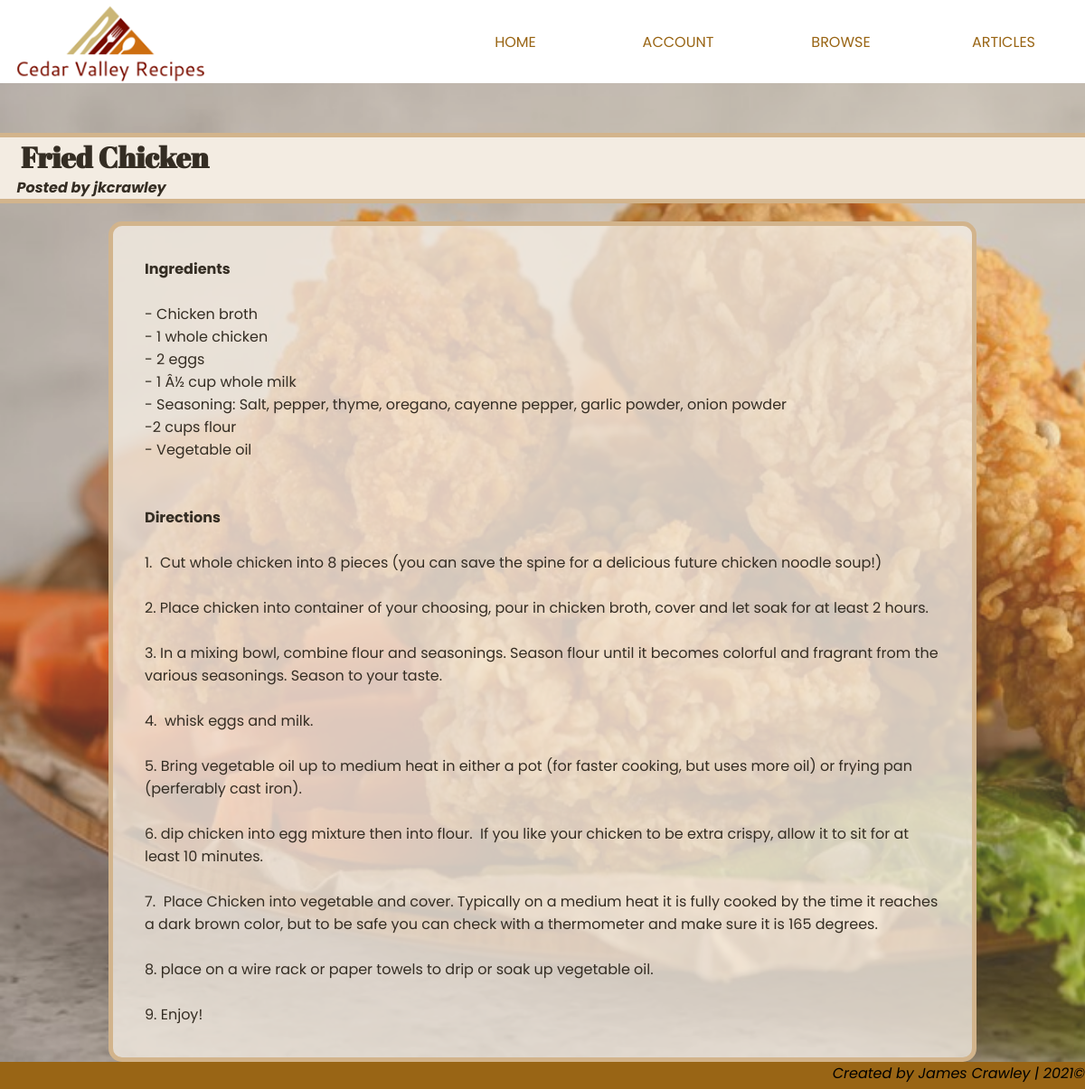
Page /recipe.php?id=3 on the committed database.
### tables this page shows
CREATE TABLE IF NOT EXISTS `recipes` (
  `r_id` int(11) NOT NULL AUTO_INCREMENT,
  `r_cat` int(11) NOT NULL,
  `r_users` int(11) NOT NULL,
  `r_image` varchar(255) NOT NULL,
  `r_title` varchar(255) NOT NULL,
  `r_recipe` text NOT NULL,
  `r_date` date NOT NULL,
  `r_description` varchar(255) NOT NULL,
  PRIMARY KEY (`r_id`)
);

CREATE TABLE IF NOT EXISTS `users` (
  `u_id` int(11) NOT NULL AUTO_INCREMENT,
  `u_username` varchar(20) NOT NULL,
  `u_password` varchar(255) NOT NULL,
  `u_level` int(11) NOT NULL,
  `u_email` varchar(255) NOT NULL,
  `u_lvlrequest` varchar(3) NOT NULL,
  `u_newsletter` varchar(3) NOT NULL,
  PRIMARY KEY (`u_id`)
);

### recipe.php (the view)
<?php
include 'includes/head.php';
include 'includes/config.php';
$addId = $_GET['id'];
$recipesql = "SELECT * FROM recipes, users WHERE r_id =$addId AND recipes.r_users = users.u_id;";
$recipeRes = mysqli_query($conn, $recipesql);
$recipeRow = mysqli_fetch_array($recipeRes, MYSQLI_ASSOC);
?>
<div style="background-image: url('users/userimages/<?php echo $recipeRow['r_image']; ?>'); background-size: cover; width: 100%; padding: 0px; text-align: center; opacity: .75;">
    <div style='width: 100%; margin-top: 70px; display: block; clear: right;'>
<?php
echo "<h1 style='margin: 0px 0px 0px 0px; text-align: left; width: 100%; background-color: white;border-top: 5px solid #D2b48c; margin-top: 0px;'>&nbsp;&nbsp;&nbsp;&nbsp;" . $recipeRow['r_title'] . "</h2>";
echo "<h4 style='margin: 0px 0px 20px 0px; font-style: italic; text-align: left; background-color: white; border-bottom: 5px solid #D2b48c'>&nbsp;&nbsp;&nbsp;&nbsp;&nbsp;Posted by " . $recipeRow['u_username'] . "</h4>";
?>
    </div>
    <div class='recipetext'>
<?php
echo $recipeRow['r_recipe'];
?>
</div>
</div>
<?php
include 'includes/footer.php';
?>

### css/styles.css (style rules this page uses)
* { box-sizing: border-box; font-size: 16px; margin: 0; padding: 0; }
body { background-color: #996515; margin: 0; padding: 0; text-align: center; font-family: 'Poppins', sans-serif; font-size: 1rem; }
h1 { font-size: 2rem; }
h4 { font-size: 1rem; }
.main-container p { margin: 15px; font-family: 'Poppins', sans-serif; padding: 20px; font-size: 1rem; }
.main-container h1, h2, h3 { margin: 30px; font-family: 'Abril Fatface', cursive; }
h4 { text-align: center; margin: 0; font-style: italic; }
.recipetext { width: 80%; border: 5px solid #D2b48c; background-color: rgba(255, 255, 255, .80); border-radius: 15px; clear: left; display: block; margin: 0 auto; text-align: left; }

### rows in the picture
recipes: r_image (picture), r_title "Fried Chicken", users.u_username "jkcrawley", r_recipe "Ingredients - Chicken broth - 1 whole chicken - 2 eggs - 1 Â½ cup whole milk - Seasoning: Salt, pepper, thyme, oregano, cayenne pepper, garlic powder, onion powder -2 cups flour - Vegetable oil Directions 1. Cut whole chicken into 8 pieces (you can save the spine for a delicious future chicken noodle soup!) 2. Place chicken into container of your choosing, pour in chicken broth, cover and let soak for at least 2 hours. 3. In a mixing bowl, combine flour and seasonings. Season flour until it becomes colorful and fragrant from the various seasonings. Season to your taste. 4. whisk eggs and milk. 5. Bring vegetable oil up to medium heat in either a pot (for faster cooking, but uses more oil)…"
